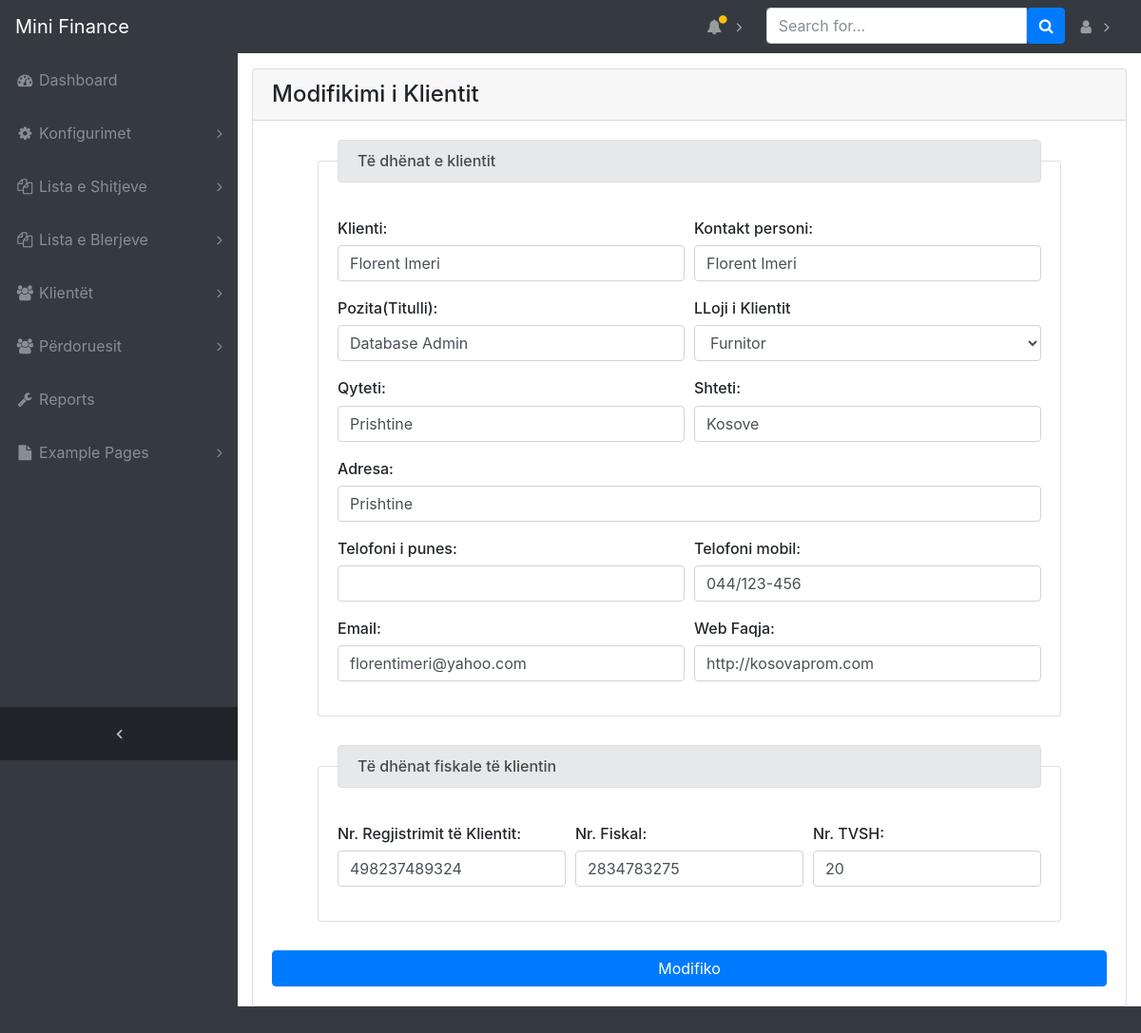
/admin/clients.php?source=edit_client&client_id=1 (signed in), run on the app's committed database.
### tables this page shows
CREATE TABLE `clients` (
  `client_id` int(11) NOT NULL,
  `contact_person` varchar(30) NOT NULL,
  `job_position` varchar(30) NOT NULL,
  `address_1` varchar(30) NOT NULL,
  `city` varchar(30) NOT NULL,
  `state` varchar(30) NOT NULL,
  `zip` varchar(30) NOT NULL,
  `mobile_no` varchar(20) NOT NULL,
  `tel_no` varchar(20) NOT NULL,
  `client_email` varchar(30) NOT NULL,
  `client_web` varchar(40) DEFAULT NULL,
  `business_register_no` varchar(30) NOT NULL,
  `fiscal_no` varchar(30) NOT NULL,
  `vat_no` tinyint(4) NOT NULL,
  `client_type` varchar(20) NOT NULL,
  `user_id` int(11) NOT NULL,
  `registration_date` date NOT NULL,
  `client` varchar(50) DEFAULT NULL,
  `address_2` varchar(30) NOT NULL
);

### admin/includes/kujtimfunctions.php (called while the page is built, shortened)
<?php
    function escape_string($string){
        global $dbconn;
        return mysqli_real_escape_string($dbconn,trim($string));
    }
    function findClientById($client_id){
        global $dbconn;
        $query_clients="SELECT * FROM clients WHERE client_id = $client_id";
        return $result_all_clients=mysqli_query($dbconn,$query_clients);
    }
?>

### admin/includes/edit_client.php (the view, shortened to what this page needs)
	<?php
if(isset($_GET['client_id'])){
	$client_id=escape_string($_GET['client_id']);
	$client_res=findClientById($client_id);
	$client=mysqli_fetch_assoc($client_res);
	$client_name=$client['client'];
	$contact_person=$client['contact_person'];
	$client_type=$client['client_type'];
	$position=$client['job_position'];
	$client_address=$client['address_1'];
	$city=$client['city'];
	$state=$client['state'];
	$mobile_no=$client['mobile_no'];
	$phone=$client['tel_no'];
	$email=$client['client_email'];
	$web=$client['client_web'];
	$client_registration_no=$client['business_register_no'];
	$fiscal_no=$client['fiscal_no'];
	$vat_no=$client['vat_no'];
}
?>
<div class="card mx-auto mt-30">
<div class="card-header h4">Modifikimi i Klientit</div>
<div class="card-body">
	<form method="post" role="form">
		<fieldset class="card card-body mx-5">
		<legend class="h6 alert alert-secondary">Të dhënat e klientit</legend>
		<div class="form-row">
			<div class="form-group col-md-6">
				<label class="control-label h6" for="client">Klienti: </label>
				<input class="form-control "  id="client" name="client" type="text" value="<?php if(!empty($client_name)) echo $client_name;?>" />
			</div>
			<div class="form-group col-md-6">
				<label class="control-label h6" for="contactPerson">Kontakt personi:</label>
				<input name="contactPerson" class="form-control" id="contactPerson" type="text" aria-describedby="contactPersonHelp" value="<?php if(!empty($contact_person)) echo $contact_person;?>"/>
			</div>
		</div>
		<div class="form-row">
		<div class="form-group col-md-6">
				<label class="control-label h6" for="position">Pozita(Titulli): </label>
				<input class="form-control "  name="position" id="position" type="text" aria-describedby="positionHelp" value="<?php if(!empty($position)) echo $position;?>"/>
			</div>
			<div class="form-group col-md-6">
				<label class="control-label h6" for="clientType">LLoji i Klientit</label>
				<select name="clientType" class="form-control" id="clientType" type="text" aria-describedby="clientTypeHelp"  required />
					<option value="Furnitor" <?php if (!empty($client_type) && $client_type == 'Furnitor') echo 'selected = "selected"';?>>Furnitor</option>
			</div>
		</div>
		<div class="form-row">
			<div class="form-group col-md-6">
				<label class="control-label h6" or="city">Qyteti:</label>
				<input name="city" class="form-control" id="city" type="text" aria-describedby="cityHelp" value="<?php if(!empty($city)) echo $city;?>" />
			</div>
			<div class="form-group col-md-6">
				<label class="control-label h6" for="state">Shteti:</label>
				<input name="state" class="form-control" id="state" type="text" aria-describedby="stateHelp" value="<?php if(!empty($state)) echo $state;?>" />
			</div>
		</div>
		<div class="form-row">
			<div class="form-group col-md-12">
				<label class="control-label h6" for="firstAddress">Adresa:</label>
				<input name="firstAddress" class="form-control" id="firstAddress" type="text" aria-describedby="firstAddressHelp" value="<?php if(!empty($client_address)) echo $client_address;?>" />
			</div>
		</div>
		<div class="form-row">
			<div class="form-group col-md-6">
				<label class="control-label h6" for="phone">Telofoni i punes:</label>
				<input name="phone" class="form-control" id="phone" type="text" value="<?php if(!empty($phone)) echo $phone;?>" />
			</div>
			<div class="form-group col-md-6">
				<label class="control-label h6" for="mobPhone">Telofoni mobil:</label>
				<input name="mobPhone" class="form-control" id="mobPhone" type="text" value="<?php if(!empty($mobile_no)) echo $mobile_no;?>" />
			</div>
		</div>
		<div class="form-row">
			<div class="form-group col-md-6">
				<label class="control-label h6" for="email">Email:</label>
				<input  name="email" class="form-control" id="email" type="email" value="<?php if(!empty($email)) echo $email;?>" />
			</div>
			<div class="form-group col-md-6">
				<label class="control-label h6" for="web">Web Faqja:</label>
				<input name="web" class="form-control" id="web" type="url" value="<?php if(!empty($web)) echo $web;?>" />
			</div>
		</div>
		</fieldset>
		<fieldset style="margin:30px 0;" class="card card-body mx-5">
		<legend class="h6 alert alert-secondary">Të dhënat fiskale të klientin</legend>
			<div class="form-row">
				<div class="form-group col-md-4">
					<label class="control-label h6" for="clientRegistrationNo">Nr. Regjistrimit të Klientit:</label>
					<input  name="clientRegistrationNo" class="form-control" id="clientRegistrationNo" type="text" aria-describedby="telefoniHelp" value="<?php if(!empty($client_registration_no)) echo $client_registration_no;?>" />
				</div>
				<div class="form-group col-md-4">
						<label class="control-label h6" for="fiscalNo">Nr. Fiskal:</label>
						<input name="fiscalNo" class="form-control" id="fiscalNo" type="text" value="<?php if(!empty($fiscal_no)) echo  $fiscal_no;?>" />
				</div>
				<div class="form-group col-md-4">
					<label class="control-label h6" for="vatNo">Nr. TVSH:</label>
					<input name="vatNo" class="form-control" id="vatNo" type="text" value="<?php if(!empty($vat_no)) echo $vat_no;?>" />
				</div>
			</div>
		</fieldset>
		<input name="updateClient" type="submit" class="btn btn-primary btn-block" value="Modifiko">
	</form>
</div>
</div>

### admin/css/sb-admin.css (style rules this page uses)
html { position: relative; min-height: 100%; }
body { overflow-x: hidden; }
body.sticky-footer { margin-bottom: 56px; }
body.fixed-nav { padding-top: 56px; }

### data on the page
clients: client "Florent Imeri", contactPerson "Florent Imeri", position "Database Admin", city "Prishtine", state "Kosove", firstAddress "Prishtine", mobPhone "044/123-456", email "florentimeri@yahoo.com", web "http://kosovaprom.com", clientRegistrationNo "498237489324", fiscalNo "2834783275", vatNo "20"
